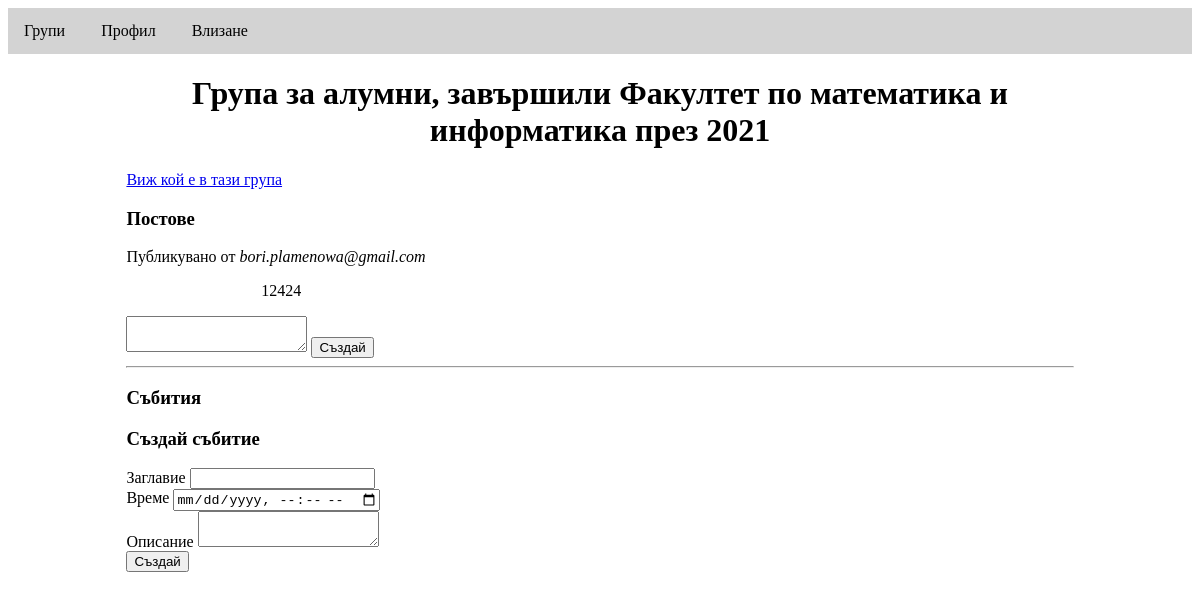
/groups?id=66, run on the app's committed database.
### tables this page shows
CREATE TABLE `groups` (
  `id` int(11) NOT NULL,
  `year` varchar(32) DEFAULT NULL,
  `faculty` varchar(128) NOT NULL,
  `admin_id` int(11) NOT NULL
);

CREATE TABLE `posts` (
  `id` int(11) NOT NULL,
  `group_id` int(11) NOT NULL,
  `content` text NOT NULL,
  `user_id` int(11) NOT NULL
);

CREATE TABLE `users` (
  `id` int(11) NOT NULL,
  `email` varchar(64) NOT NULL,
  `password` varchar(128) NOT NULL,
  `name` varchar(64) NOT NULL,
  `security_level` varchar(32) NOT NULL,
  `place` varchar(64) DEFAULT NULL,
  `faculty` varchar(128) NOT NULL,
  `subject` varchar(64) NOT NULL,
  `administrative_group` int(8) NOT NULL,
  `year_graduated` year(4) NOT NULL,
  `picture` mediumtext DEFAULT NULL
);

### groups/group_show.php (the view, shortened to what this page needs)
<?php
    $group_id = $_GET['id'];
    $conn = new_db_connection();
    $sql = "SELECT id, year, faculty, admin_id FROM groups WHERE id = ?";
    $stmt = $conn->prepare($sql);
    $stmt->execute([$group_id]);
    $group = $stmt->fetch(PDO::FETCH_ASSOC);
    $sql = "SELECT posts.id as id, posts.content as content, user_id, users.email as user_email FROM posts
            JOIN users ON posts.user_id = users.id
            WHERE posts.group_id = ?;";
    $stmt = $conn->prepare($sql);
    $stmt->execute([$group_id]);
    $posts = $stmt->fetchALL(PDO::FETCH_ASSOC);
?>
<link rel="stylesheet" href="styles.css">
<h1>
    <?php
        if(isset($group['year'])) {
            printf("Група за алумни, завършили %s през %s", $group['faculty'], $group['year']);
        }
        else {
            printf("Група за алумни, завършили %s", $group['faculty']);
        }
    ?>
</h1>
<a href="<?php echo("/groups/users?id=" . $group_id);?>">Виж кой е в тази група</a>
<div class="posts">
    <h3>Постове</h3>
    <?php foreach($posts as $post): ?>
        <div class='post'>
            <div class='user'>
                <?php printf("Публикувано от <i>%s</i>", $post['user_email']); ?>
            </div>
            <div class='content'>
                <blockquote><?php printf("%s", $post['content']); ?></blockquote>
            </div>
        </div>
    <?php endforeach; ?>
    <div>
        <form action="/groups/create_post.php" method="post">
            <textarea name="content"></textarea>
            <input type="submit" value="Създай"></input>
        </form>
    </div>
</div>
<hr/>
<div class="event">
    <h3>Събития</h3>
</div>
<div>
    <h3>Създай събитие</h3>
    <form action="/groups/create_event.php" method="post">
        <div>
            <label>Заглавие</label>
            <input type="text" name="title"></input>
        </div>
        <div>
            <label>Време</label>
            <input type="datetime-local" name="datetime"></input>
        </div>
        <div>
            <label>Описание</label>
            <textarea name="description"></textarea>
        </div>
        <input type="submit" value="Създай"></input>
    </form>
</div>

### templates/styles.css (style rules this page uses)
h1, h2 { text-align: center; }

### groups/styles.css (style rules this page uses)
.post { margin: 0 auto; }
.post .content { width: 80%; margin: 0 auto; }

### data on the page
groups: faculty "Факултет по математика и информатика", year "2021"
posts: user.email "bori.plamenowa@gmail.com", content "12424"
